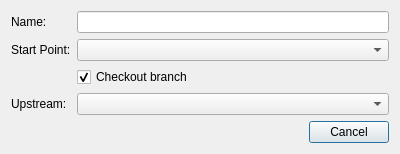
<?xml version="1.0" encoding="UTF-8"?>
<ui version="4.0">
 <class>NewBranchDialog</class>
 <widget class="QDialog" name="NewBranchDialog">
  <property name="windowTitle">
   <string>New Branch</string>
  </property>
  <property name="minimumSize">
   <size>
    <width>400</width>
    <height>0</height>
   </size>
  </property>
  <layout class="QVBoxLayout" name="verticalLayout">
   <item>
    <layout class="QFormLayout" name="formLayout">
     <property name="fieldGrowthPolicy">
      <enum>QFormLayout::AllNonFixedFieldsGrow</enum>
     </property>
     <item row="0" column="0">
      <widget class="QLabel" name="label">
       <property name="text">
        <string>Name:</string>
       </property>
      </widget>
     </item>
     <item row="0" column="1">
      <widget class="QLineEdit" name="mName"/>
     </item>
     <item row="1" column="0">
      <widget class="QLabel" name="label_2">
       <property name="text">
        <string>Start Point:</string>
       </property>
      </widget>
     </item>
     <item row="1" column="1">
      <widget class="ReferenceList" name="mRefs"/>
     </item>
     <item row="2" column="1">
      <widget class="QCheckBox" name="mCheckout">
       <property name="text">
        <string>Checkout branch</string>
       </property>
       <property name="checked">
        <bool>true</bool>
       </property>
      </widget>
     </item>
     <item row="3" column="0">
      <widget class="QLabel" name="label_3">
       <property name="text">
        <string>Upstream:</string>
       </property>
      </widget>
     </item>
     <item row="3" column="1">
      <widget class="ReferenceList" name="mUpstream"/>
     </item>
    </layout>
   </item>
   <item>
    <widget class="QDialogButtonBox" name="mButtons">
     <property name="orientation">
      <enum>Qt::Horizontal</enum>
     </property>
     <property name="standardButtons">
      <set>QDialogButtonBox::Cancel</set>
     </property>
    </widget>
   </item>
  </layout>
 </widget>
 <customwidgets>
  <customwidget>
   <class>ReferenceList</class>
   <extends>QComboBox</extends>
   <header>ui/references/ReferenceList.h</header>
  </customwidget>
 </customwidgets>
 <resources/>
 <connections/>
</ui>
